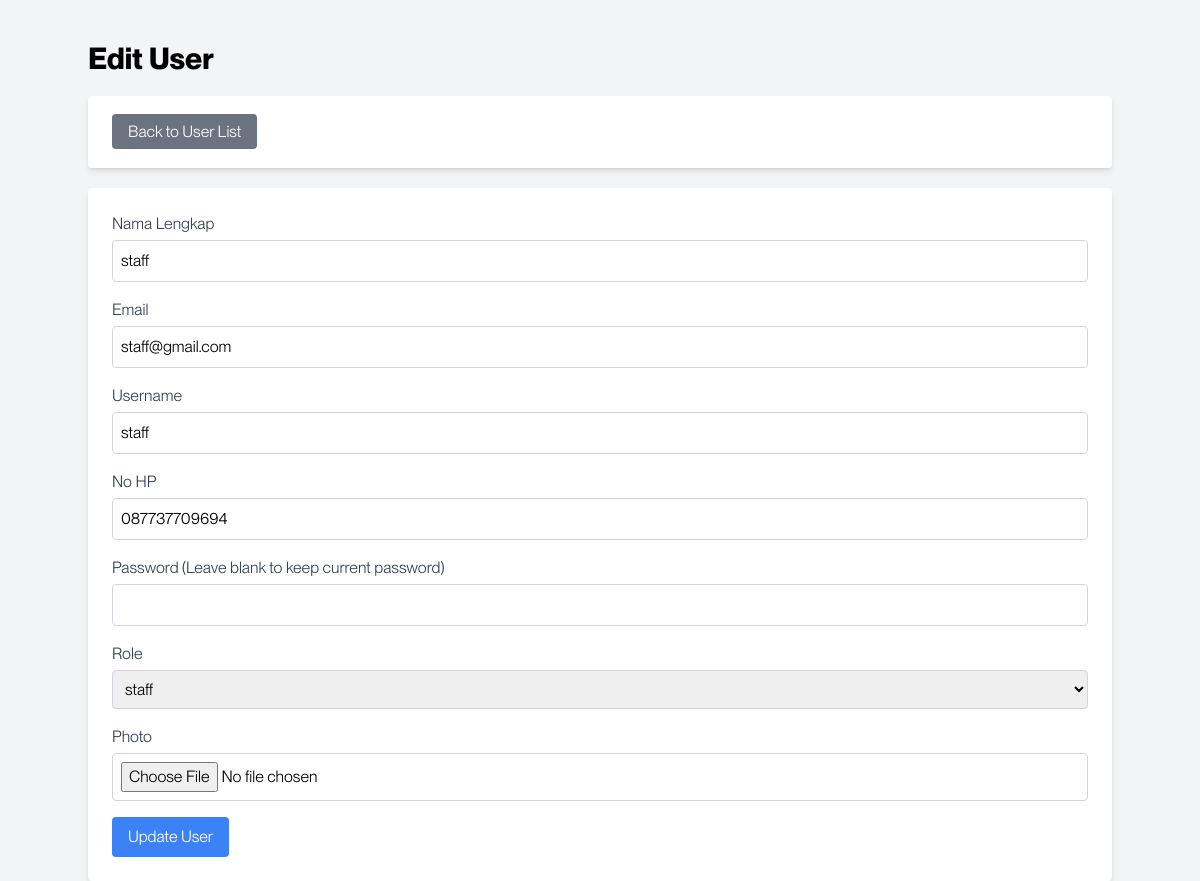
The page /app/public/admin/edit_user.php?user_id=2 (signed in) on the database its author committed.
### tables this page shows
CREATE TABLE `users` (
  `user_id` int NOT NULL,
  `nama_lengkap` varchar(255) NOT NULL,
  `email` varchar(255) NOT NULL,
  `username` varchar(50) NOT NULL,
  `password` varchar(255) NOT NULL,
  `role` enum('anggota','staff') NOT NULL DEFAULT 'anggota',
  `photo` varchar(255) DEFAULT NULL,
  `no_hp` varchar(15) DEFAULT NULL,
  `verification_code` varchar(225) DEFAULT NULL,
  `verified` tinyint(1) DEFAULT '0',
  `created_at` timestamp NOT NULL DEFAULT CURRENT_TIMESTAMP
);

### app/public/include/crud_users.php (called while the page is built, shortened)
<?php
    class User{
        private $connect;
        private $table_name = "users";
        public $user_id;
        public function __construct($db)
        {
            $this->connect = $db;
        }
        public function readOne(){
            $query = "SELECT * FROM " .  $this->table_name . " WHERE user_id = ?";
            $stmt = $this->connect->prepare($query);
            $stmt->bindParam(1, $this->user_id);
            $stmt->execute();
            return $stmt;
        }
    }
?>

### app/public/admin/edit_user.php (the view, shortened to what this page needs)
<?php
include_once '../include/crud_users.php';
$database = new Database();
$db = $database->getConnection();
$user = new User($db);
$query = "SELECT DISTINCT role FROM users";
$stmt = $db->prepare($query);
$stmt->execute();
$roles = $stmt->fetchAll(PDO::FETCH_ASSOC);
if (isset($_GET['user_id'])) {
    $user->user_id = $_GET['user_id'];
    $userData = $user->readOne()->fetch(PDO::FETCH_ASSOC);
}
?>
<!DOCTYPE html>
<html lang="en">
<head>
    <link href="../css/output.css" rel="stylesheet">
</head>
<body class="bg-gray-100">
    <div class="container mx-auto mt-10">
        <h1 class="text-3xl font-bold mb-5">Edit User</h1>
        <div class="bg-white p-6 rounded shadow-md mb-5">
            <a href="./view_user.php" class="bg-gray-500 text-white px-4 py-2 rounded">Back to User List</a>
        </div>
        <div class="bg-white p-6 rounded shadow-md">
            <form action="" method="POST" enctype="multipart/form-data">
                <div class="mb-4">
                    <label class="block text-gray-700">Nama Lengkap</label>
                    <input type="text" name="nama_lengkap" value="<?= htmlspecialchars($userData['nama_lengkap']) ?>" class="w-full p-2 border border-gray-300 rounded mt-1" required>
                </div>
                <div class="mb-4">
                    <label class="block text-gray-700">Email</label>
                    <input type="email" name="email" value="<?= htmlspecialchars($userData['email']) ?>" class="w-full p-2 border border-gray-300 rounded mt-1" required>
                </div>
                <div class="mb-4">
                    <label class="block text-gray-700">Username</label>
                    <input type="text" name="username" value="<?= htmlspecialchars($userData['username']) ?>" class="w-full p-2 border border-gray-300 rounded mt-1" required>
                </div>
                <div class="mb-4">
                    <label class="block text-gray-700">No HP</label>
                    <input type="text" name="no_hp" value="<?= htmlspecialchars($userData['no_hp']) ?>" class="w-full p-2 border border-gray-300 rounded mt-1" required>
                </div>
                <div class="mb-4">
                    <label class="block text-gray-700">Password (Leave blank to keep current password)</label>
                    <input type="password" name="password" class="w-full p-2 border border-gray-300 rounded mt-1">
                </div>
                <div class="mb-4">
                    <label class="block text-gray-700">Role</label>
                    <select name="role" class="w-full p-2 border border-gray-300 rounded mt-1">
                        <?php foreach ($roles as $role): ?>
                            <option value="<?= htmlspecialchars($role['role']) ?>" <?= $role['role'] === $userData['role'] ? 'selected' : '' ?>>
                                <?= htmlspecialchars($role['role']) ?>
                            </option>
                        <?php endforeach; ?>
                    </select>
                </div>
                <div class="mb-4">
                    <label class="block text-gray-700">Photo</label>
                    <input type="file" name="photo" class="w-full p-2 border border-gray-300 rounded mt-1">
                </div>
                <div>
                    <button type="submit" class="bg-blue-500 text-white px-4 py-2 rounded">Update User</button>
                </div>
            </form>
        </div>
    </div>
</body>
</html>

### rows shown on the page
users: nama_lengkap "staff", email "staff@gmail.com", username "staff", no_hp "087737709694", role "staff"
